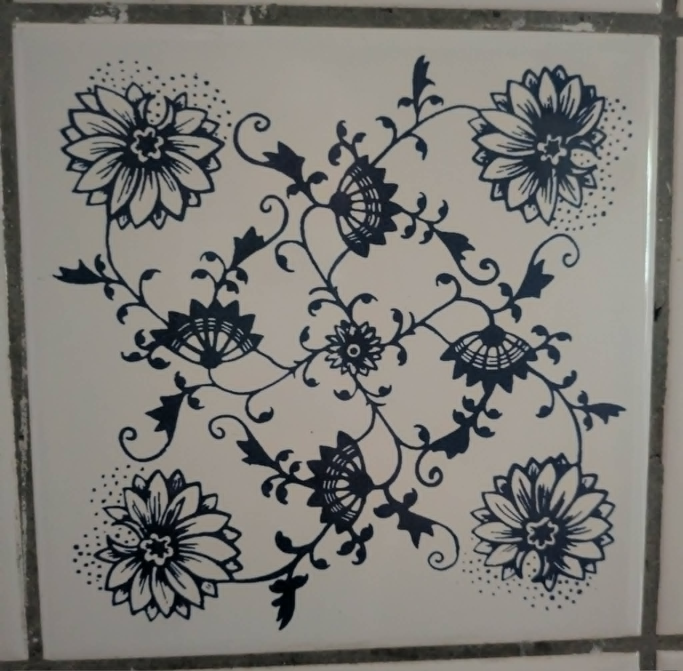
#> input picture data/tile_single.jpg, 2048 x 2012 px, found by its file name (shown at 1/3 size)
$ python post_gif.py
#> lines starting #> are read from the running program, lines starting #| are printed output that depends on the picture; after the words box and inside, x2 and y2 are one past the last pixel; in counts of white or black regions, pixels touching at a corner belong together
### src/trace.py
"""Turn the photographed tile into strokes.

Threshold the ink, thin it to a one-pixel skeleton (Zhang-Suen), then walk the
skeleton into polylines, breaking at junctions. These polylines are what the
pen draws; fitting Beziers to them is a later refinement, not needed to see it
move.
"""
import json
import numpy as np
from PIL import Image

TILE = "data/tile_single.jpg"
CENTRE, HALF = (1054, 1038), 880          # from src/symmetry.py
N = 700


def ink_mask(path=TILE, n=N, pct=28.0):
#> called with path = 'data/tile_single.jpg', n = 501, pct = 28
    A = np.asarray(Image.open(path).convert("L"), dtype=np.float64)
    cx, cy = CENTRE
    sub = A[cy - HALF:cy + HALF, cx - HALF:cx + HALF]
    sub = np.asarray(Image.fromarray(sub).resize((n, n), Image.BILINEAR), float)
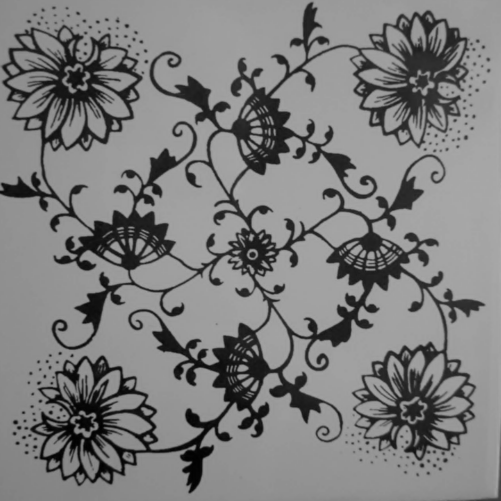
#> sub: shape (501, 501) float64; min 1.2, max 172.2, mean 125.4
    # the photo has a lighting gradient; flatten it before thresholding
    yy, xx = np.mgrid[0:n, 0:n] / n
    Aq = np.stack([np.ones_like(xx).ravel(), xx.ravel(), yy.ravel(),
                   (xx * yy).ravel(), (xx ** 2).ravel(), (yy ** 2).ravel()], 1)
    coef, *_ = np.linalg.lstsq(Aq, sub.ravel(), rcond=None)
#> coef = [126.6, -13.56, -14.72, 8.03, 31.3, 1.56]
    flat = sub - (Aq @ coef).reshape(n, n)
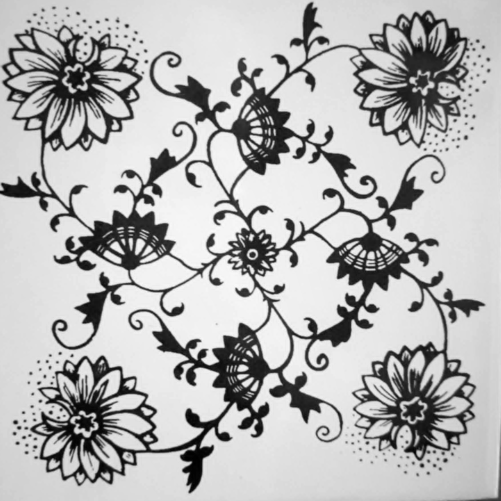
#> flat: shape (501, 501) float64; min -115.5, max 47.05, mean 0; drawn with min black and max white
    return flat < np.percentile(flat, pct)
#> returned value: shape (501, 501) bool; 28% white; 157 white regions (152 under 20 px), largest, box (x1, y1, x2, y2) and area: (0, 2, 486, 494) 68293, (432, 429, 501, 501) 365, (442, 458, 449, 463) 28, (13, 420, 19, 425) 23, (48, 410, 53, 415) 20


# [64 lines left out: functions _nb, thin, polylines, not called in this run]


# [13 lines that do not run on import are left out]

### src/fourier.py
"""The equation that draws the tile. Cosines, and nothing else.

Put the origin on the tile's four-fold centre. A real image with C4 symmetry
about the origin has purely real Fourier coefficients -- because reality gives
F(-k) = conj F(k), C4 gives F(-k) = F(k), and the two together leave no
imaginary part. So there are no sine terms. The whole tile is

    C_mn(x,y) = cos(2pi(mx+ny)/L) + cos(2pi(-nx+my)/L)

    f(x,y) = sum over p4 orbits of  a_mn * C_mn(x,y)

    blue where f(x,y) > theta

Every a_mn is measured off the photograph, not chosen. Raising the cutoff K on
m^2+n^2 is the tile drawing itself.

Where the chirality is: p4 has no mirrors, so (m,n) and (n,m) are different
orbits and a_mn need not equal a_nm. In p4m they would be equal. The imbalance
between them is the curl of the tendrils, as one number.
"""
import numpy as np

import sys, os
sys.path.insert(0, os.path.dirname(__file__))
from trace import ink_mask

N = 501                      # odd, so the quarter turn has an exact fixed point
C = (N - 1) // 2


def p4_symmetrise(img):
    return sum(np.rot90(img, j) for j in range(4)) / 4.0


def centred(img):
    """Move the four-fold centre to index (0,0)."""
    return np.roll(img, (-C, -C), axis=(0, 1))


def coefficients(img):
    """F[u,v] with f(y,x) = sum F[u,v] exp(2pi i (u y + v x) / N)."""
    return np.fft.fft2(img) / img.size


def orbits(K):
    """One representative per p4 orbit inside |k| <= K."""
    out, seen = [], set()
    R = int(np.floor(K))
    for u in range(-R, R + 1):
        for v in range(-R, R + 1):
            if u * u + v * v > K * K:
                continue
            orb = {(u, v), (-v, u), (-u, -v), (v, -u)}
            key = min(orb)
            if key in seen:
                continue
            seen.add(key)
            out.append((key, len(orb), orb))
    return out


def band(F, K):
    n = F.shape[0]
    k = np.fft.fftfreq(n) * n
    U, V = np.meshgrid(k, k, indexing="ij")
    return np.where(U * U + V * V <= K * K, F, 0)


def synth(F, K=None):
    G = F if K is None else band(F, K)
    return np.real(np.fft.ifft2(G)) * G.size


# [24 lines left out: functions series, chirality, not called in this run]


# [13 lines that do not run on import are left out]

### src/render.py
"""The animation: the same tile copied and fired, with and without a memory.

Left  lam = 0     the kiln alone. Curvature flow has no non-trivial fixed
                  point, so the design is eaten.
Right lam = 0.15  a copyist who knows what a cibulak is supposed to be.

Same physics on both sides. The only difference is that somebody remembers.
"""
import numpy as np
from PIL import Image, ImageDraw, ImageFont

import sys, os
sys.path.insert(0, os.path.dirname(__file__))
from trace import ink_mask, CENTRE, HALF
from kiln import gauss

N, PANEL, GENS = 500, 470, 60
LAM = 0.15
SIGMA = 3.0 * N / 700.0

PAPER = (247, 245, 240)
INK = (33, 54, 96)
GREY = (150, 148, 143)
DARK = (40, 44, 52)

F = "/usr/share/fonts/truetype/dejavu/"
def font(name, sz):
    return ImageFont.truetype(F + name, sz)


# [48 lines left out: functions true_ink, panel, evolve_pair, frame, not called in this run]


# [12 lines that do not run on import are left out]

### src/post_gif.py
"""The gif for the post: the real tile, and the sum catching up with it."""
import numpy as np
from PIL import Image, ImageDraw

import sys, os
sys.path.insert(0, os.path.dirname(__file__))
from trace import ink_mask, CENTRE, HALF
from fourier import p4_symmetrise, centred, coefficients, synth, orbits, N, C
from render import PAPER, INK, GREY, DARK, font

PANEL, GAP, PAD = 470, 34, 44


def cosines(K):
    return sum(1 if (u, v) == (0, 0) else s // 2 for (u, v), s, _ in orbits(K))


def photo_panel():
    A = Image.open("data/tile_single.jpg").convert("RGB")
    cx, cy = CENTRE
    return A.crop((cx-HALF, cy-HALF, cx+HALF, cy+HALF)).resize((PANEL, PANEL), Image.LANCZOS)


def frame(photo, ink, n):
    W = PAD*2 + PANEL*2 + GAP
    H = PAD + PANEL + 116
    im = Image.new("RGB", (W, H), PAPER)
    d = ImageDraw.Draw(im)
    im.paste(photo, (PAD, PAD))
    img = np.where(ink[..., None], np.array(INK, np.uint8), np.array(PAPER, np.uint8))
    im.paste(Image.fromarray(img).resize((PANEL, PANEL), Image.LANCZOS), (PAD+PANEL+GAP, PAD))
    y = PAD + PANEL + 22
    d.text((PAD, y), "the tile", font=font("DejaVuSans.ttf", 17), fill=GREY)
    d.text((W-PAD, y), "%s cosines" % f"{n:,}".replace(",", " "), anchor="ra",
           font=font("DejaVuSans-Bold.ttf", 34), fill=INK)
    return im


if __name__ == "__main__":
    m = ink_mask(n=N).astype(float)
    F = coefficients(centred((p4_symmetrise(m) > 0.5).astype(float)))
#> in centred, `return np.roll(img, (-C, -C), axis=(0, 1))`: returned value: shape (501, 501) float64; values 0 (black) and 1 (white), 20.9% white; 348 white regions (248 under 20 px), largest, box (x1, y1, x2, y2) and area: (111, 103, 224, 219) 4709, (283, 111, 399, 224) 4709, (103, 278, 219, 391) 4709
    photo = photo_panel()
#> in photo_panel, A is the input picture: PIL image 2048x2012 RGB; mean R, G, B 124.1, 122.2, 117.8
    Ks = sorted(set(np.round(np.linspace(1.0, np.sqrt(200), 58) ** 2).astype(int)))
    frames = [frame(photo, np.roll(synth(F, K), (C, C), axis=(0, 1)) > 0.5, cosines(K))
              for K in Ks]
#> in orbits, `out, seen = [], set()`: out = []
#> after the loop in orbits, `for u in range(-R, R + 1):`: out = 2 items
#> in frame, `W = PAD*2 + PANEL*2 + GAP`: W = 1062
#> in synth (call 6), `return np.real(np.fft.ifft2(G)) * G.size`:
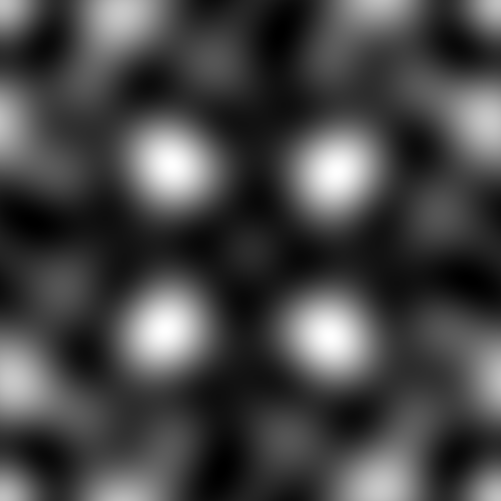
#> returned value: shape (501, 501) float64; min -0.113, max 1.04, mean 0.209; drawn with min black and max white
#> in synth (call 11), `return np.real(np.fft.ifft2(G)) * G.size`:
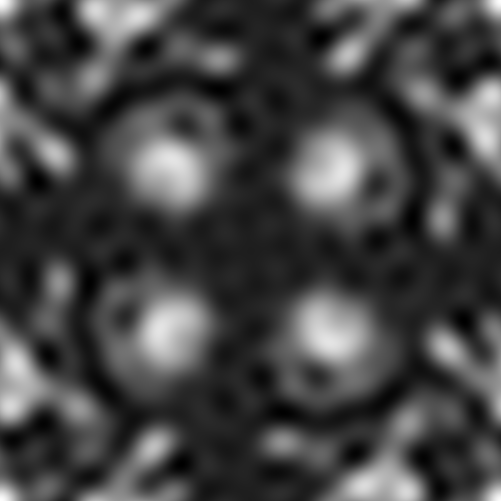
#> returned value: shape (501, 501) float64; min -0.18, max 1.24, mean 0.209; drawn with min black and max white
#> in synth (call 13), `return np.real(np.fft.ifft2(G)) * G.size`:
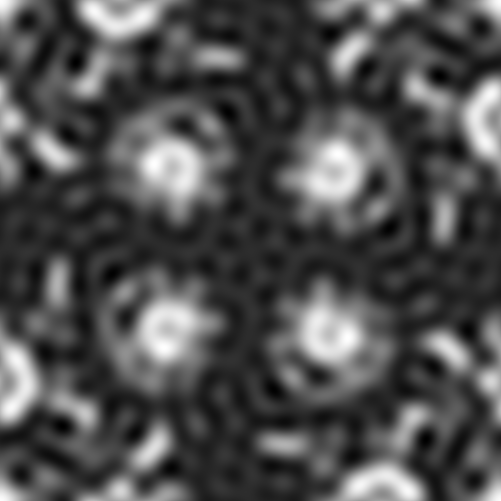
#> returned value: shape (501, 501) float64; min -0.216, max 1.14, mean 0.209; drawn with min black and max white
#> in frame (call 13), `img = np.where(ink[..., None], np.array(INK, np.uint8), np.array(PAPER..`:
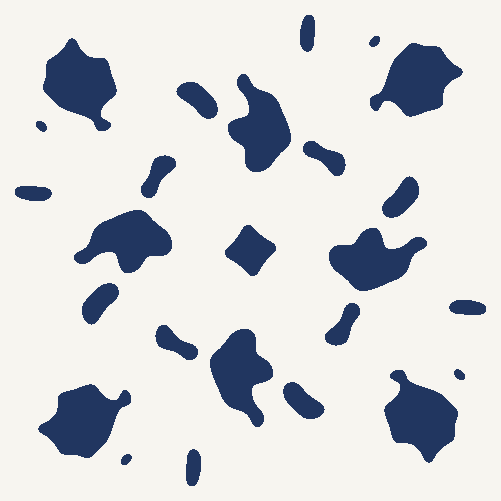
#> img: shape (501, 501, 3); mean of channels 0, 1, 2 212.7, 214.4, 217; drawn as R, G, B
#> in frame (call 13), `im.paste(Image.fromarray(img).resize((PANEL, PANEL), Image.LANCZOS), (..`:
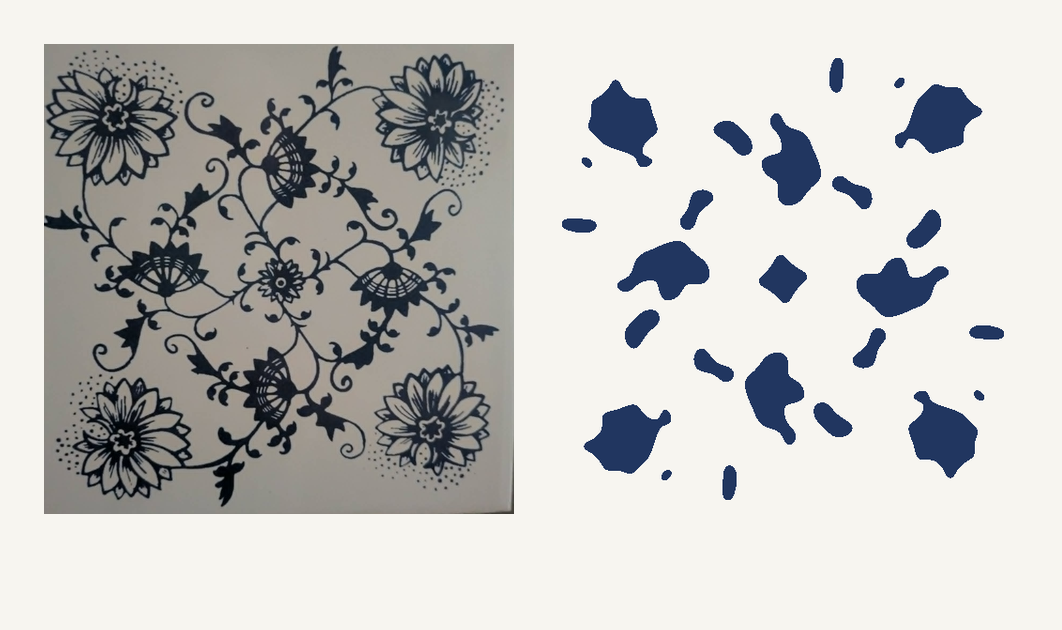
#> im: PIL image 1062x630 RGB; mean R, G, B 196, 195.4, 193.3
#> frames = 57 items
    seq = [frames[0]]*6 + frames + [frames[-1]]*22
#> seq = 85 items
    # One fixed palette for every frame. Otherwise each frame quantises the
    # static photograph slightly differently and gif delta-compression, which
    # only helps on pixels that are bit-identical, has nothing to work with.
    pal = seq[-1].quantize(colors=64, method=Image.MAXCOVERAGE)
    q = [f.quantize(palette=pal, dither=Image.NONE) for f in seq]
#> q = 85 items
    q[0].save("out/post.gif", save_all=True, append_images=q[1:], duration=115,
              loop=0, optimize=True)
    frames[-1].save("out/post_last.png")
    print("out/post.gif  %d frames, %d..%s cosines, %.1f MB"
          % (len(seq), cosines(Ks[0]), f"{cosines(Ks[-1]):,}", os.path.getsize("out/post.gif")/1e6))
#| out/post.gif  85 frames, 3..62,815 cosines, 0.8 MB
